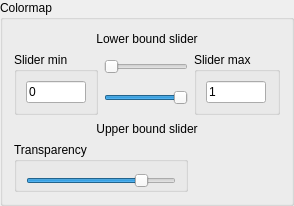
             <widget class="QGroupBox" name="limitGroupBox">
              <property name="sizePolicy">
               <sizepolicy hsizetype="Preferred" vsizetype="Fixed">
                <horstretch>0</horstretch>
                <verstretch>0</verstretch>
               </sizepolicy>
              </property>
              <property name="minimumSize">
               <size>
                <width>0</width>
                <height>200</height>
               </size>
              </property>
              <property name="title">
               <string>Colormap</string>
              </property>
              <layout class="QVBoxLayout" name="verticalLayout_54">
               <item>
                <layout class="QVBoxLayout" name="verticalLayout_53">
                 <item>
                  <widget class="QLabel" name="lowerBoundLabel">
                   <property name="minimumSize">
                    <size>
                     <width>0</width>
                     <height>15</height>
                    </size>
                   </property>
                   <property name="maximumSize">
                    <size>
                     <width>16777215</width>
                     <height>15</height>
                    </size>
                   </property>
                   <property name="text">
                    <string>Lower bound slider</string>
                   </property>
                   <property name="alignment">
                    <set>Qt::AlignCenter</set>
                   </property>
                  </widget>
                 </item>
                 <item>
                  <layout class="QHBoxLayout" name="horizontalLayout_8">
                   <item>
                    <widget class="QGroupBox" name="groupBox_11">
                     <property name="minimumSize">
                      <size>
                       <width>0</width>
                       <height>50</height>
                      </size>
                     </property>
                     <property name="title">
                      <string>Slider min</string>
                     </property>
                     <layout class="QVBoxLayout" name="verticalLayout_11">
                      <item>
                       <widget class="QLineEdit" name="lowerBoundText">
                        <property name="enabled">
                         <bool>true</bool>
                        </property>
                        <property name="sizePolicy">
                         <sizepolicy hsizetype="Fixed" vsizetype="Fixed">
                          <horstretch>0</horstretch>
                          <verstretch>0</verstretch>
                         </sizepolicy>
                        </property>
                        <property name="minimumSize">
                         <size>
                          <width>40</width>
                          <height>20</height>
                         </size>
                        </property>
                        <property name="maximumSize">
                         <size>
                          <width>60</width>
                          <height>16777215</height>
                         </size>
                        </property>
                        <property name="text">
                         <string>0</string>
                        </property>
                       </widget>
                      </item>
                     </layout>
                    </widget>
                   </item>
                   <item>
                    <layout class="QVBoxLayout" name="verticalLayout_10">
                     <item>
                      <widget class="QSlider" name="lowerBoundSlider">
                       <property name="sizePolicy">
                        <sizepolicy hsizetype="Preferred" vsizetype="Fixed">
                         <horstretch>0</horstretch>
                         <verstretch>0</verstretch>
                        </sizepolicy>
                       </property>
                       <property name="minimumSize">
                        <size>
                         <width>40</width>
                         <height>20</height>
                        </size>
                       </property>
                       <property name="maximumSize">
                        <size>
                         <width>16777215</width>
                         <height>20</height>
                        </size>
                       </property>
                       <property name="maximum">
                        <number>500</number>
                       </property>
                       <property name="orientation">
                        <enum>Qt::Horizontal</enum>
                       </property>
                      </widget>
                     </item>
                     <item>
                      <widget class="QSlider" name="upperBoundSlider">
                       <property name="sizePolicy">
                        <sizepolicy hsizetype="Expanding" vsizetype="Preferred">
                         <horstretch>0</horstretch>
                         <verstretch>20</verstretch>
                        </sizepolicy>
                       </property>
                       <property name="minimumSize">
                        <size>
                         <width>40</width>
                         <height>20</height>
                        </size>
                       </property>
                       <property name="maximumSize">
                        <size>
                         <width>16777215</width>
                         <height>20</height>
                        </size>
                       </property>
                       <property name="maximum">
                        <number>500</number>
                       </property>
                       <property name="value">
                        <number>500</number>
                       </property>
                       <property name="orientation">
                        <enum>Qt::Horizontal</enum>
                       </property>
                      </widget>
                     </item>
                    </layout>
                   </item>
                   <item>
                    <widget class="QGroupBox" name="groupBox_12">
                     <property name="minimumSize">
                      <size>
                       <width>0</width>
                       <height>50</height>
                      </size>
                     </property>
                     <property name="title">
                      <string>Slider max</string>
                     </property>
                     <layout class="QVBoxLayout" name="verticalLayout_56">
                      <item>
                       <widget class="QLineEdit" name="upperBoundText">
                        <property name="enabled">
                         <bool>true</bool>
                        </property>
                        <property name="sizePolicy">
                         <sizepolicy hsizetype="Fixed" vsizetype="Fixed">
                          <horstretch>0</horstretch>
                          <verstretch>0</verstretch>
                         </sizepolicy>
                        </property>
                        <property name="minimumSize">
                         <size>
                          <width>40</width>
                          <height>20</height>
                         </size>
                        </property>
                        <property name="maximumSize">
                         <size>
                          <width>60</width>
                          <height>16777215</height>
                         </size>
                        </property>
                        <property name="text">
                         <string>1</string>
                        </property>
                       </widget>
                      </item>
                     </layout>
                    </widget>
                   </item>
                  </layout>
                 </item>
                 <item>
                  <widget class="QLabel" name="upperBoundLabel">
                   <property name="sizePolicy">
                    <sizepolicy hsizetype="Expanding" vsizetype="Preferred">
                     <horstretch>0</horstretch>
                     <verstretch>0</verstretch>
                    </sizepolicy>
                   </property>
                   <property name="minimumSize">
                    <size>
                     <width>0</width>
                     <height>15</height>
                    </size>
                   </property>
                   <property name="maximumSize">
                    <size>
                     <width>16777215</width>
                     <height>15</height>
                    </size>
                   </property>
                   <property name="text">
                    <string>Upper bound slider</string>
                   </property>
                   <property name="alignment">
                    <set>Qt::AlignCenter</set>
                   </property>
                  </widget>
                 </item>
                 <item>
                  <layout class="QHBoxLayout" name="horizontalLayout_9">
                   <item>
                    <widget class="QGroupBox" name="groupBox_10">
                     <property name="sizePolicy">
                      <sizepolicy hsizetype="Preferred" vsizetype="Fixed">
                       <horstretch>0</horstretch>
                       <verstretch>0</verstretch>
                      </sizepolicy>
                     </property>
                     <property name="minimumSize">
                      <size>
                       <width>0</width>
                       <height>50</height>
                      </size>
                     </property>
                     <property name="maximumSize">
                      <size>
                       <width>16777215</width>
                       <height>50</height>
                      </size>
                     </property>
                     <property name="title">
                      <string>Transparency</string>
                     </property>
                     <layout class="QVBoxLayout" name="verticalLayout_52">
                      <item>
                       <widget class="QSlider" name="colormapSlider">
                        <property name="sizePolicy">
                         <sizepolicy hsizetype="Fixed" vsizetype="Fixed">
                          <horstretch>0</horstretch>
                          <verstretch>0</verstretch>
                         </sizepolicy>
                        </property>
                        <property name="minimumSize">
                         <size>
                          <width>150</width>
                          <height>20</height>
                         </size>
                        </property>
                        <property name="maximumSize">
                         <size>
                          <width>16777215</width>
                          <height>20</height>
                         </size>
                        </property>
                        <property name="maximum">
                         <number>100</number>
                        </property>
                        <property name="value">
                         <number>80</number>
                        </property>
                        <property name="orientation">
                         <enum>Qt::Horizontal</enum>
                        </property>
                       </widget>
                      </item>
                     </layout>
                    </widget>
                   </item>
                   <item>
                    <spacer name="horizontalSpacer_5">
                     <property name="orientation">
                      <enum>Qt::Horizontal</enum>
                     </property>
                     <property name="sizeHint" stdset="0">
                      <size>
                       <width>40</width>
                       <height>20</height>
                      </size>
                     </property>
                    </spacer>
                   </item>
                  </layout>
                 </item>
                </layout>
               </item>
              </layout>
             </widget>
